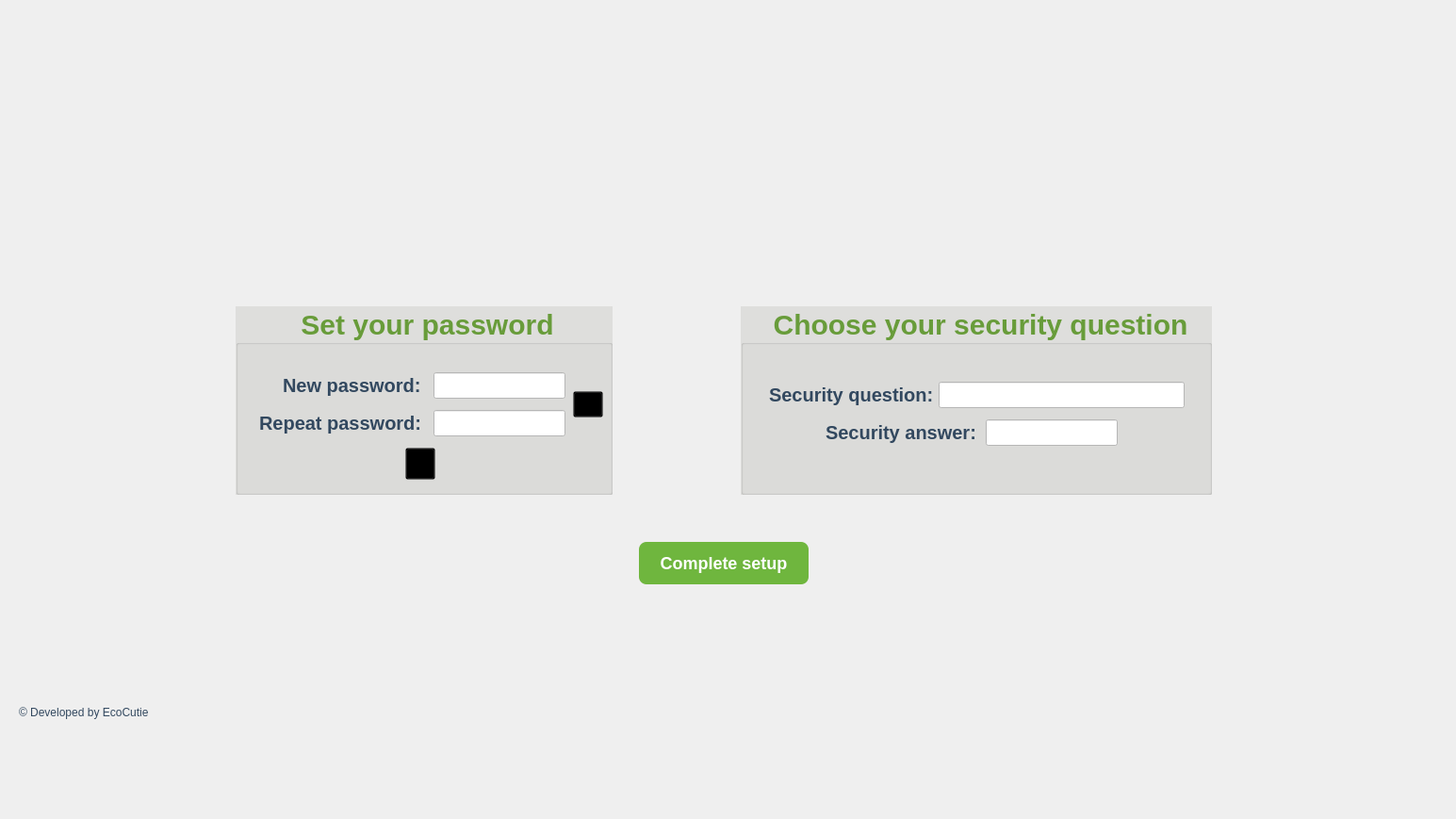
      <widget class="QWidget" name="page_e3">
       <widget class="QLabel" name="label_bg_e3">
        <property name="geometry">
         <rect>
          <x>0</x>
          <y>0</y>
          <width>1536</width>
          <height>860</height>
         </rect>
        </property>
        <property name="text">
         <string/>
        </property>
        <property name="pixmap">
         <pixmap resource="resources.qrc">:/images/login_bg.png</pixmap>
        </property>
        <property name="scaledContents">
         <bool>true</bool>
        </property>
       </widget>
       <widget class="QLabel" name="label_logo_e3">
        <property name="geometry">
         <rect>
          <x>50</x>
          <y>50</y>
          <width>180</width>
          <height>180</height>
         </rect>
        </property>
        <property name="styleSheet">
         <string notr="true">background:transparent;</string>
        </property>
        <property name="text">
         <string/>
        </property>
        <property name="pixmap">
         <pixmap resource="resources.qrc">:/images/logo_untitled.png</pixmap>
        </property>
        <property name="scaledContents">
         <bool>true</bool>
        </property>
       </widget>
       <widget class="QLabel" name="label_ministry_e3">
        <property name="geometry">
         <rect>
          <x>1286</x>
          <y>50</y>
          <width>200</width>
          <height>200</height>
         </rect>
        </property>
        <property name="styleSheet">
         <string notr="true">background:transparent;</string>
        </property>
        <property name="text">
         <string/>
        </property>
        <property name="pixmap">
         <pixmap resource="resources.qrc">:/images/interior_ministry.webp</pixmap>
        </property>
        <property name="scaledContents">
         <bool>true</bool>
        </property>
       </widget>
       <widget class="QLabel" name="label_copyright_e3">
        <property name="geometry">
         <rect>
          <x>20</x>
          <y>746</y>
          <width>150</width>
          <height>20</height>
         </rect>
        </property>
        <property name="styleSheet">
         <string notr="true">color:#32485F;
font-weight:normal;
font-size:12px;
background:transparent;</string>
        </property>
        <property name="text">
         <string>© Developed by EcoCutie</string>
        </property>
       </widget>
       <widget class="QGroupBox" name="groupBox_question_e3">
        <property name="geometry">
         <rect>
          <x>786</x>
          <y>325</y>
          <width>500</width>
          <height>200</height>
         </rect>
        </property>
        <property name="styleSheet">
         <string notr="true">color: rgb(104, 156, 58);
font:bold;
font-size:30px;
background-color: rgba(219, 219, 217,220);</string>
        </property>
        <property name="title">
         <string>Choose your security question</string>
        </property>
        <property name="alignment">
         <set>Qt::AlignmentFlag::AlignCenter</set>
        </property>
        <property name="flat">
         <bool>false</bool>
        </property>
        <property name="checkable">
         <bool>false</bool>
        </property>
        <widget class="QLineEdit" name="lineEdit_question_e3">
         <property name="geometry">
          <rect>
           <x>210</x>
           <y>80</y>
           <width>261</width>
           <height>28</height>
          </rect>
         </property>
         <property name="styleSheet">
          <string notr="true">font-size:12px;
font-weight: normal;    
color: #2c3e50;
background-color: white;</string>
         </property>
        </widget>
        <widget class="QLabel" name="label_question_e3">
         <property name="geometry">
          <rect>
           <x>30</x>
           <y>80</y>
           <width>180</width>
           <height>28</height>
          </rect>
         </property>
         <property name="styleSheet">
          <string notr="true">color:#32485F;
font:bold;
font-size:20px;
background:transparent;</string>
         </property>
         <property name="text">
          <string>Security question:</string>
         </property>
        </widget>
        <widget class="QLabel" name="label_answer_e3">
         <property name="geometry">
          <rect>
           <x>90</x>
           <y>120</y>
           <width>180</width>
           <height>28</height>
          </rect>
         </property>
         <property name="styleSheet">
          <string notr="true">color:#32485F;
font:bold;
font-size:20px;
background:transparent;</string>
         </property>
         <property name="text">
          <string>Security answer:</string>
         </property>
        </widget>
        <widget class="QLineEdit" name="lineEdit_answer_e3">
         <property name="geometry">
          <rect>
           <x>260</x>
           <y>120</y>
           <width>140</width>
           <height>28</height>
          </rect>
         </property>
         <property name="styleSheet">
          <string notr="true">font-size:12px;
font-weight: normal;    
color: #2c3e50;
background-color: white;</string>
         </property>
        </widget>
       </widget>
       <widget class="QPushButton" name="pushButton_confirm_e3">
        <property name="geometry">
         <rect>
          <x>678</x>
          <y>575</y>
          <width>180</width>
          <height>45</height>
         </rect>
        </property>
        <property name="styleSheet">
         <string notr="true">QPushButton {
    background-color: #6FB63E;
    color: #FFFFFF;
    border: none;
    border-radius: 8px;
    padding: 8px 16px;
    font-size: 18px;
	font-weight: bold;
}

QPushButton:hover {
    background-color: #7FCF45;
}

QPushButton:pressed {
    background-color: #5FA233;
}

QPushButton:disabled {
    background-color: #BDBDBD;
    color: #757575;
}</string>
        </property>
        <property name="text">
         <string>Complete setup</string>
        </property>
       </widget>
       <widget class="QGroupBox" name="groupBox_password_e3">
        <property name="geometry">
         <rect>
          <x>250</x>
          <y>325</y>
          <width>400</width>
          <height>200</height>
         </rect>
        </property>
        <property name="styleSheet">
         <string notr="true">color: rgb(104, 156, 58);
font:bold;
font-size:30px;
background-color: rgba(219, 219, 217,220);</string>
        </property>
        <property name="title">
         <string>Set your password</string>
        </property>
        <property name="alignment">
         <set>Qt::AlignmentFlag::AlignCenter</set>
        </property>
        <property name="flat">
         <bool>false</bool>
        </property>
        <property name="checkable">
         <bool>false</bool>
        </property>
        <widget class="QLineEdit" name="lineEdit_new_e3">
         <property name="geometry">
          <rect>
           <x>210</x>
           <y>70</y>
           <width>140</width>
           <height>28</height>
          </rect>
         </property>
         <property name="styleSheet">
          <string notr="true">font-size:12px;
font-weight: normal;    
color: #2c3e50;
background-color: white;</string>
         </property>
         <property name="echoMode">
          <enum>QLineEdit::EchoMode::Password</enum>
         </property>
        </widget>
        <widget class="QLabel" name="label_new_e3">
         <property name="geometry">
          <rect>
           <x>50</x>
           <y>70</y>
           <width>180</width>
           <height>28</height>
          </rect>
         </property>
         <property name="styleSheet">
          <string notr="true">color:#32485F;
font:bold;
font-size:20px;
background:transparent;</string>
         </property>
         <property name="text">
          <string>New password:</string>
         </property>
        </widget>
        <widget class="QLabel" name="label_repeat_e3">
         <property name="geometry">
          <rect>
           <x>25</x>
           <y>110</y>
           <width>180</width>
           <height>28</height>
          </rect>
         </property>
         <property name="styleSheet">
          <string notr="true">color:#32485F;
font:bold;
font-size:20px;
background:transparent;</string>
         </property>
         <property name="text">
          <string>Repeat password:</string>
         </property>
        </widget>
        <widget class="QLineEdit" name="lineEdit_repeat_e3">
         <property name="geometry">
          <rect>
           <x>210</x>
           <y>110</y>
           <width>140</width>
           <height>28</height>
          </rect>
         </property>
         <property name="styleSheet">
          <string notr="true">font-size:12px;
font-weight: normal;    
color: #2c3e50;
background-color: white;</string>
         </property>
         <property name="echoMode">
          <enum>QLineEdit::EchoMode::Password</enum>
         </property>
        </widget>
        <widget class="QPushButton" name="pushButton_show_e3">
         <property name="geometry">
          <rect>
           <x>358</x>
           <y>90</y>
           <width>32</width>
           <height>28</height>
          </rect>
         </property>
         <property name="styleSheet">
          <string notr="true">background:transparent;</string>
         </property>
         <property name="text">
          <string/>
         </property>
        </widget>
        <widget class="QLabel" name="label_eye_e3">
         <property name="geometry">
          <rect>
           <x>360</x>
           <y>90</y>
           <width>28</width>
           <height>28</height>
          </rect>
         </property>
         <property name="styleSheet">
          <string notr="true">background:transparent;</string>
         </property>
         <property name="text">
          <string/>
         </property>
         <property name="pixmap">
          <pixmap resource="resources.qrc">:/images/eye-icon.png</pixmap>
         </property>
         <property name="scaledContents">
          <bool>true</bool>
         </property>
        </widget>
        <widget class="QLabel" name="label_fingerprint_e3">
         <property name="geometry">
          <rect>
           <x>184</x>
           <y>153</y>
           <width>24</width>
           <height>28</height>
          </rect>
         </property>
         <property name="text">
          <string/>
         </property>
         <property name="pixmap">
          <pixmap resource="resources.qrc">:/images/fingerprint.png</pixmap>
         </property>
         <property name="scaledContents">
          <bool>true</bool>
         </property>
         <property name="alignment">
          <set>Qt::AlignmentFlag::AlignCenter</set>
         </property>
        </widget>
        <widget class="QPushButton" name="pushButton_fingerprint_e3">
         <property name="geometry">
          <rect>
           <x>180</x>
           <y>150</y>
           <width>32</width>
           <height>34</height>
          </rect>
         </property>
         <property name="styleSheet">
          <string notr="true">background:transparent;</string>
         </property>
         <property name="text">
          <string/>
         </property>
        </widget>
        <zorder>label_fingerprint_e3</zorder>
        <zorder>pushButton_fingerprint_e3</zorder>
        <zorder>lineEdit_new_e3</zorder>
        <zorder>label_new_e3</zorder>
        <zorder>label_repeat_e3</zorder>
        <zorder>lineEdit_repeat_e3</zorder>
        <zorder>label_eye_e3</zorder>
        <zorder>pushButton_show_e3</zorder>
       </widget>
      </widget>
